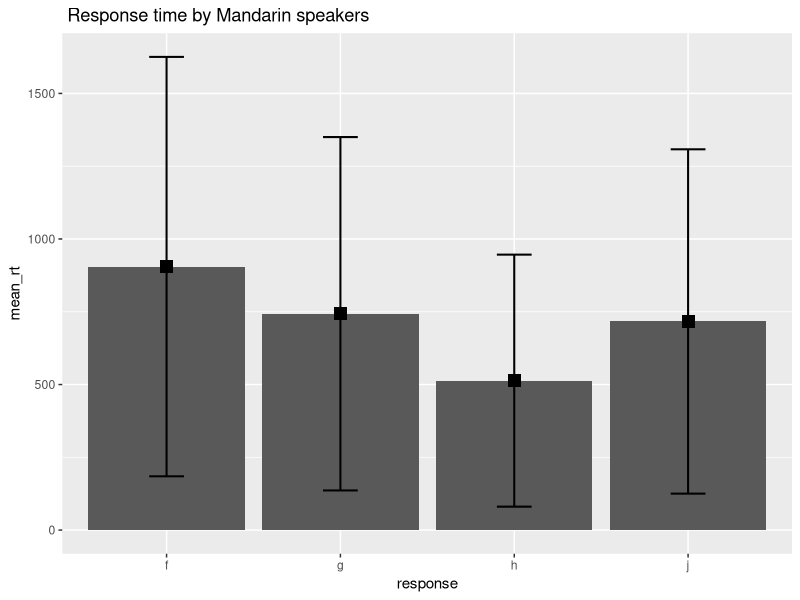

R code for this plot:
## ---- chunk 1
library(tidyverse)
library(DiagrammeR)
## ---- chunk 2
grViz("
digraph data_wrangling_workflow {

  # a 'graph' statement
  graph [overlap = true, fontsize = 10, rankdir = LR]

  # several 'node' statements
  node [shape = box,
        style = filled,
        fontname = Helvetica]
  Import; Tidy; Transform; Visualize; Model; Communicate
  # several 'edge' statements
Import -> Tidy->Transform
Transform -> Visualize 
Transform -> Model
#Communicate -> Model
#Communicate -> Visualize
Model -> Communicate[dir = both]
Visualize -> Communicate [dir = both]
}
")
## ---- chunk 3
grViz("digraph {
  # a 'graph' statement
  graph [overlap = true, fontsize = 10, rankdir = LR]

  # several 'node' statements
  node [shape = box,
        style = filled,
        fontname = Helvetica]
  Import; Tidy; Transform; Visualize; Model; Communicate

  # several 'edge' statements
  subgraph cluster1 {
  node [style=filled,color=white];
  style=filled;
  color=lightgrey;
  Import -> Tidy->Transform;
  label = 'Data_wrangling'
    }

Transform -> Visualize 
Transform -> Model
Model -> Communicate[dir = both]
Visualize -> Communicate [dir = both]

}"

)

## ---- chunk 4
#import data
chinese <- read.delim("chinese.txt", na = "NA")

vietnamese <- read.delim("vietnamese.txt")

#glimpse your data
#glimpse(chinese)
#summary(chinese)
## ---- chunk 5
# remove the practice session
chinese = filter(chinese, Procedure.Block. != "pracproc")
# remove missing data in response
chinese_1 = filter(chinese,  !is.na(insex1.RESP))
chinese_2 = filter(chinese, insex1.RESP != "" )
# select the variable you need
chinese_3 = select(chinese_2, subject = "Subject",
                stimuli = "tone.Trial.",
                response = "insex1.RESP",
                response_rt = "insex1.RT",
                rating = "exprate.RESP",
                rating_rt = "exprate.RT",
                block = "Procedure.Block.", ExperimentName)
# you can also use rename() function to rename.
## ---- chunk 6
chinese_4 = mutate(chinese_3, ISI = str_extract(ExperimentName, "2000|500"))
#chinese_4 = transmute(chinese_3, ISI = str_extract(ExperimentName, "2000|500"))

chinese_5 = mutate(chinese_4, cgload = recode(block, 
                         block1 = "ss", block2 = "ss",
                         block3 = "sd", block4 = "sd",
                         block5 = "ds", block6 = "ds",
                         block7 = "dd"))
## ---- chunk 7
cn_clean = chinese %>% 
  filter(., Procedure.Block. != "pracproc") %>%
  mutate(ISI = str_extract(ExperimentName, "2000|500"))%>%
  select(subject = "Subject",
                stimuli = "tone.Trial.",
                response = "insex1.RESP",
                response_rt = "insex1.RT",
                rating = "exprate.RESP",
                rating_rt = "exprate.RT",
                block = "Procedure.Block.",
                isi = "ISI")%>%
  filter(., response !="")%>%
  mutate(cgload = recode(block, 
                         block1 = "ss", block2 = "ss",
                         block3 = "sd", block4 = "sd",
                         block5 = "ds", block6 = "ds",
                         block7 = "dd"))
## ---- chunk 8
data.clean = function(rawdata){ 
  filter(rawdata, Procedure.Block. != "pracproc") %>%
  mutate(ISI = str_extract(ExperimentName, "2000|500"))%>%
  select(subject = "Subject",
                stimuli = "tone.Trial.",
                response = "insex1.RESP",
                response_rt = "insex1.RT",
                rating = "exprate.RESP",
                rating_rt = "exprate.RT",
                block = "Procedure.Block.",
                isi = "ISI")%>%
  filter(., response !="")%>%
  mutate(cgload = recode(block, 
                         block1 = "ss", block2 = "ss",
                         block3 = "sd", block4 = "sd",
                         block5 = "ds", block6 = "ds",
                         block7 = "dd"))->clean_data
  return(clean_data)
}

#apply the function
vt_clean = data.clean(vietnamese)

## ---- chunk 9
cn_clean%>%
  group_by(subject)%>%
  count(response)

cn_clean%>%
  group_by(subject, response)%>%
  summarise(new_coloum = mean(response_rt))
#you can do more!
cn_clean%>%
  group_by(subject, response)%>%
  summarise(mean_rt = mean(response_rt), sd_rt = sd(response_rt))

## ---- chunk 10
cn_clean%>%
  group_by(response)%>%
  summarise(mean_rt = mean(response_rt), sd_rt = sd(response_rt))%>%
  ggplot(.,aes(response, mean_rt))+
  geom_bar(aes(response, mean_rt), stat = "identity")+
  geom_errorbar(aes(ymin = mean_rt - sd_rt,
                    ymax = mean_rt + sd_rt),
                width = .2, size = 0.7)+
  geom_point(shape = 15, size = 4)+ 
    ggtitle(" Response time by Mandarin speakers")
## ---- chunk 11
table = cn_clean%>%
  #add a counter for each response
  mutate(counter = 1)%>%
  group_by(subject, isi, cgload, stimuli, response)%>%
  summarise(counter = sum(counter))%>%
  mutate(percentage = counter/sum(counter),
         sum = sum(counter))%>%
  group_by(cgload, stimuli, response)%>%
  summarise(cat.mean = round (sum(percentage)/2, 3))%>%
  spread(stimuli, cat.mean)

table2 = gather(table, "21","33","45","241","315", key = "stimuli", value = "percentage")
